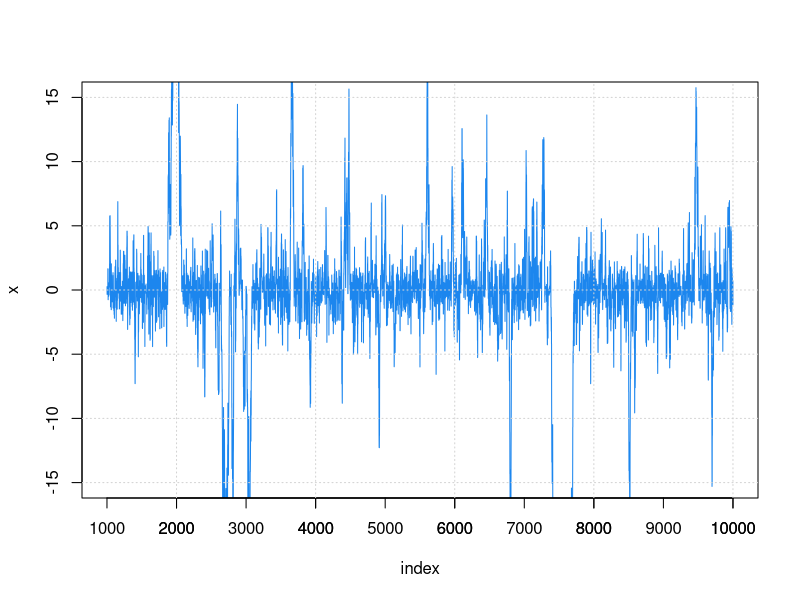
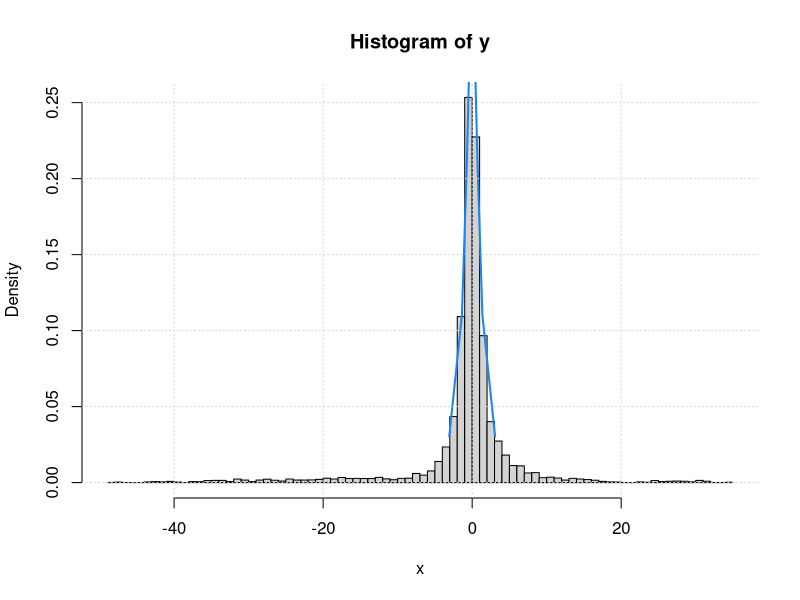
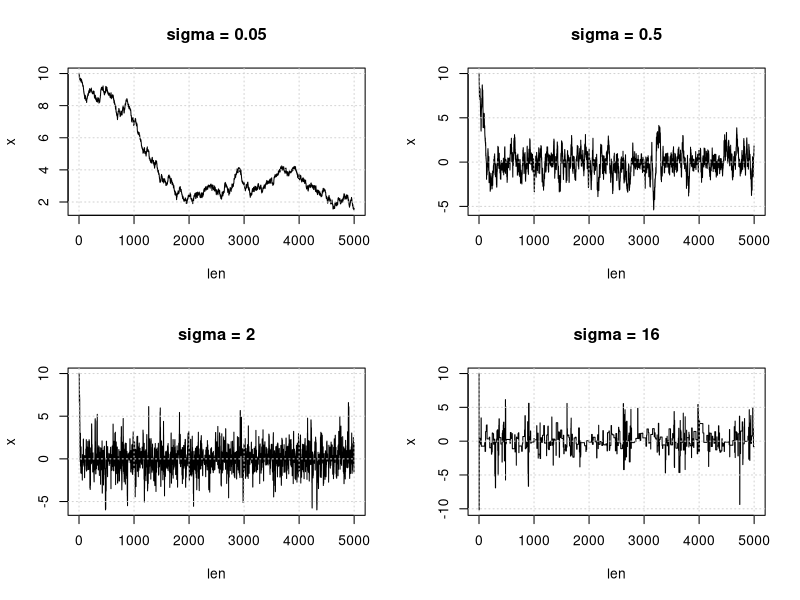
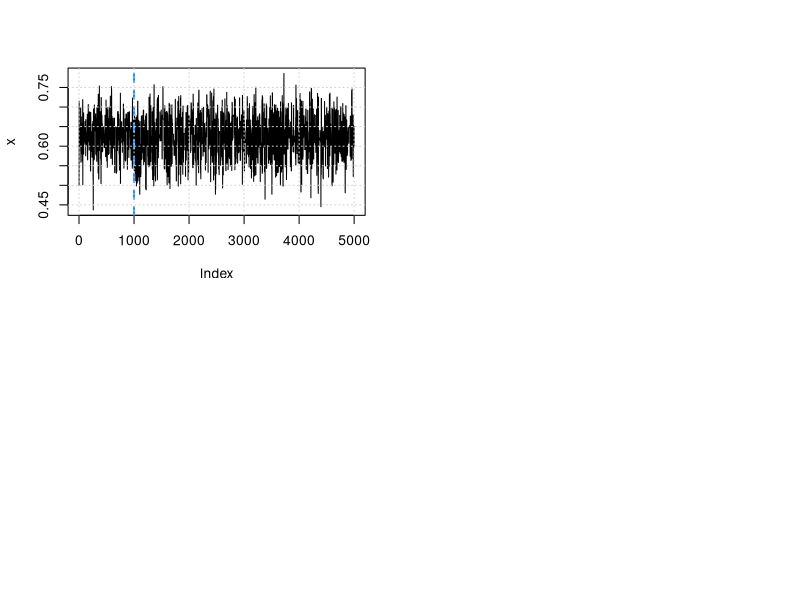
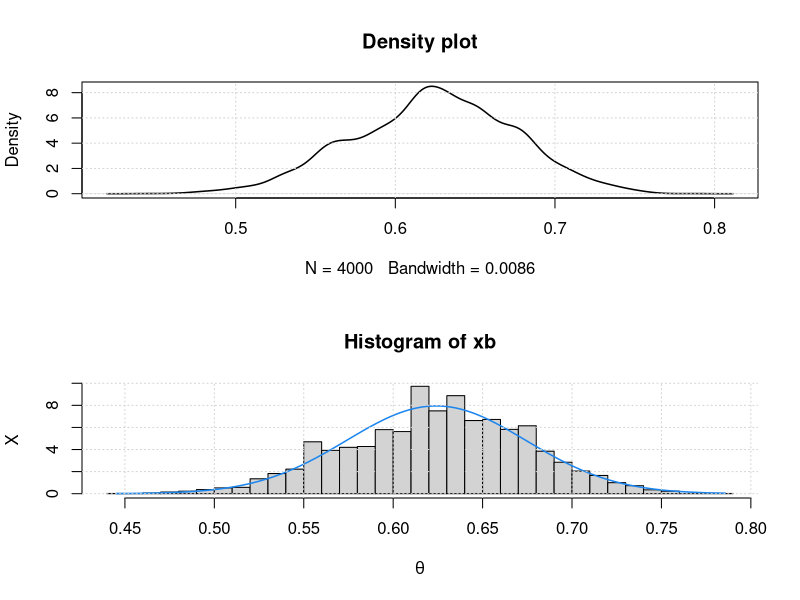
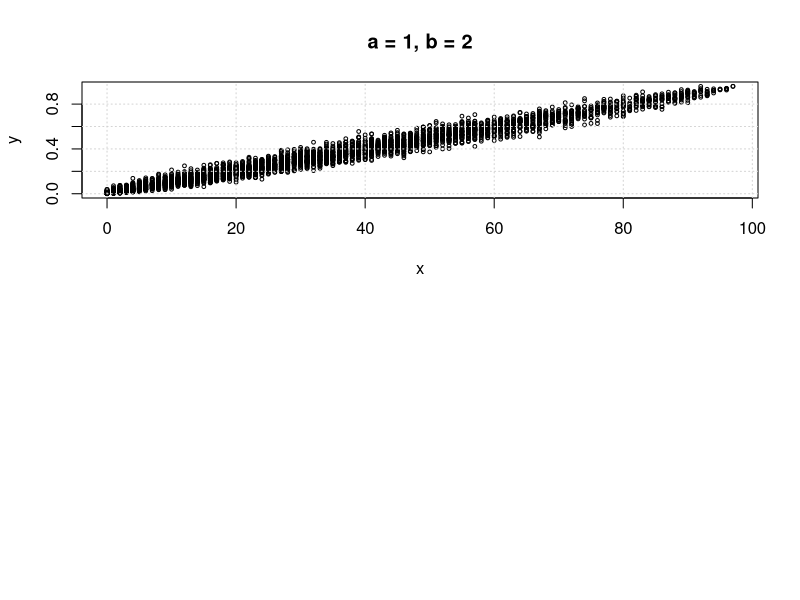
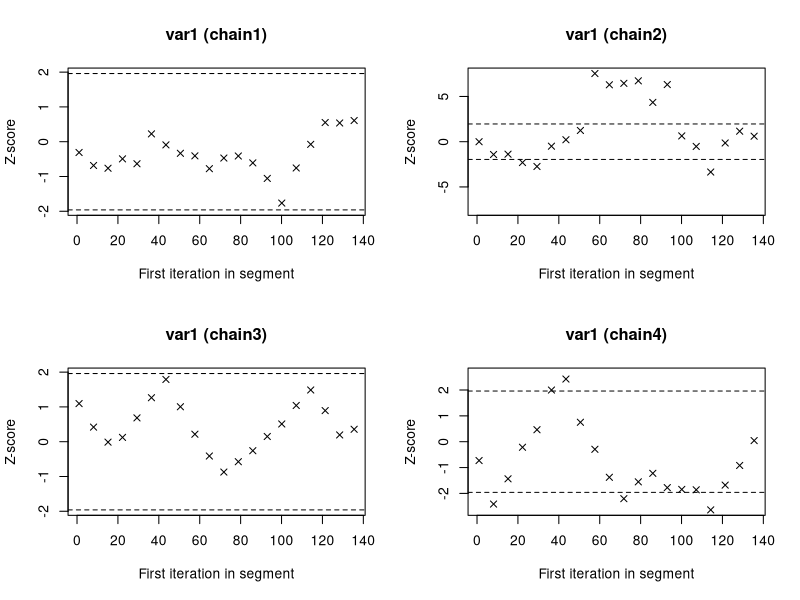

R code for these plots, in order:
## ---- chunk 1
set.seed(27)
# cauchy density
f1 <- function(x) {
  1/(pi*(1 + x^2))
} 

# initialize parameters
m = 10000
b = 1001 # burn-in period
x = numeric(m)
x[1] = rnorm(1, 0, 2)
k = 0 # count the number of times y is rejected
u = runif(m)

# run the chain
for (i in 2:m) {
  xt = x[i-1]
  y = rnorm(1, xt, 2)
  num = f1(y) * dnorm(xt, y, 2)
  den = f1(xt) * dnorm(y, xt, 2)
  if (u[i] <= num/den) {
    x[i] = y
    }  
  else {
    x[i] = xt
    k = k + 1 # y is rejected
  }
}

index = b:m
y = x[index]
prob = seq(0.1, 0.9, 0.1)
# standard cauchy
std_cauchy = qcauchy(prob)
# simulation
sim_cauchy = quantile(y, prob)
rbind(std_cauchy, sim_cauchy)
## ---- chunk 2
plot(index, y, type = "l", main = "", ylab = "x", col = "dodgerblue2", ylim = c(-15, 15))
axis(1, at = seq(1000, 10000, by = 1000)) 
grid()
## ---- chunk 3
hist(y, breaks = "scott", xlab = "x", freq = FALSE)
lines(std_cauchy, f1(std_cauchy), col = "dodgerblue2", lwd = 2)
grid()
## ---- chunk 4
# Laplace density
f2 <- function(x) {
  0.5 * exp(-abs(x))
} 

# write a function
rw.Metropolis <- function(sigma, x0, N) {
  x = numeric(N)
  x[1] = x0
  u = runif(N)
  k = 0 # number of accepted proposals
  for (i in 2:N) {
    y = rnorm(1, x[i-1], sigma) # proposal
    ratio = f2(y) / f2(x[i-1])
    accept = (u[i] <= ratio)
    x[i] = y*accept + x[i-1]*(1-accept)
    k = k + accept
  }
  return(list(x = x, k = k))
}

# Let's try with 4 different choices for sigma
N = 5000
sigma = c(0.05, 0.5, 2, 16)
x0 = 10

rw1 = rw.Metropolis(sigma[1], x0, N)
rw2 = rw.Metropolis(sigma[2], x0, N)
rw3 = rw.Metropolis(sigma[3], x0, N)
rw4 = rw.Metropolis(sigma[4], x0, N)

# how many we accepted in each case
print(c(rw1$k, rw2$k, rw3$k, rw4$k))
print(c(rw1$k, rw2$k, rw3$k, rw4$k)/5000)
## ---- chunk 5
par(mfrow = c(2, 2))
len = 1:5000
plot(len, rw1$x, ylab = "x", type = "l")
grid() 
title("sigma = 0.05")
plot(len, rw2$x, ylab = "x", type = "l")
grid() 
title("sigma = 0.5")
plot(len, rw3$x, ylab = "x", type = "l")
grid() 
title("sigma = 2")
plot(len, rw4$x, ylab = "x", type = "l")
grid() 
title("sigma = 16")
## ---- chunk 6
burnin = 500
prob = c(0.05, seq(0.1, 0.9, 0.1), 0.95)
Q = rmutil::qlaplace(prob) # Laplace quantiles
rw = cbind(rw1$x, rw2$x, rw3$x, rw4$x)
mc = rw[-burnin, ]
Qrw = apply(mc, 2, function(x) quantile(x, prob))
colnames(Qrw) = c("rw1", "rw2", "rw3", "rw4")
print(round(cbind(Q, Qrw), 3))
## ---- chunk 7
# initialize parameters
theta = 0.5 # actual value of theta
w = 0.25 # width of uniform support of proposal
m = 5000 # length of chain
sample = c(125, 18, 20, 34)
x = numeric(m)

# define a function proportional to the target density
prob <- function(y, count) {
  # compute (without the constant) the target density
  if (y < 0 || y > 1)
    return(0)
  else
    return((1/2 + y/4)^count[1] * ((1-y)/4)^count[2] * ((1-y)/4)^count[3] * (y/4)^count[4])
}

# set up the chain
u = runif(m)
v = runif(m, -w, w) # proposal increments
x[1] = 0.5 # initial value
for (i in 2:m) {
  y = x[i-1] + v[i]
  if (u[i] <= prob(y, sample) / prob(x[i-1], sample))
    x[i] = y
  else
    x[i] = x[i-1]
}
## ---- chunk 8
print(mean(x))
## ---- chunk 9
xb = x[1001:m]
plot(x, type = "l")
abline(v = 1000, lty = 2, col = "dodgerblue", lwd = 2)
grid()
## ---- chunk 10
par(mfrow=c(2, 1))
# density estimate
plot(density(xb), lwd = 1.5, main = "Density plot")
grid()

# histogram
hist(xb, prob = TRUE, xlab = bquote(theta), ylab = "X", breaks = 30)
z = seq(min(xb), max(xb), length = 1000)
lines(z, dnorm(z, mean(xb), sd(xb)), col = "dodgerblue2", lwd = 1.5)
grid()
## ---- chunk 11
gibbs <- function(n, a, b) {
  N = 5000
  X = matrix (0, N, 2) # store chain
  
  # run the chain
  X[1, ] = c(floor(n/2), a/(a+b)) # initial value
  for (i in 2:N) {
    y = X[i-1, 2]
    X[i, 1] = rbinom(1, n, y)
    x = X[i, 1]
    X[i, 2] = rbeta(1, x+a, n-x+b)
  }
  chain = X[1001:N, ]
  return(chain)
}
## ---- chunk 12
sample = gibbs(100, 1, 2)

# mean and variance of the chain after deleting 1000 burn-in draws
## mean
apply(sample, 2, mean)

## sd
apply(sample, 2, sd)
## ---- chunk 13
## plot chain
plot(sample, cex = 0.5, xlab = "x", ylab = "y", main = "a = 1, b = 2")
grid()
## ---- chunk 14
library(coda)
# define Gelman-Rubin method
Gelman.Rubin <- function(psi) {
  psi = as.matrix(psi)
  n = ncol(psi)
  k = nrow(psi)
  
  psi.means = rowMeans(psi) # row means
  B = n * var(psi.means) # between variance est.
  psi.w = apply(psi, 1, "var") # within variances
  W = mean(psi.w) # within variance est.
  v.hat = W*(n-1)/n + (B/n) # upper variance est.
  r.hat = v.hat/W  # Gelman-Rubin statistics
  return(r.hat)
}
## ---- chunk 15
b = 0.2 # actual value of beta
w = 0.25 # width of the uniform support set
m = 5000 # length of the chain

# generate the observed frequencies of winners
i = sample(1:5, size = 250, replace = TRUE, 
           prob = c(1, 1-b, 1-2*b, 2*b, b))
win = tabulate(i)

# compute the target density
prob <- function(y, win) {
  if (y < 0||y >= 0.5)
    return(0)
    return((1/3)^win[1] * ((1-y)/3)^win[2] * 
             ((1-2*y)/3)^win[3] * ((2*y)/3)^win[4] * 
             (y/3)^win[5])
}
## ---- chunk 16
k = 4  #number of chains to generate
x = as.matrix(c(0.1, 0.2, 0.3, 0.4)) # beta should be in (0, 0.5)

invest.chain <- function(x) {
  xi = numeric(nrow(x))
  
  for (i in 1:length(xi)) {
    v = runif(1, -w, w) # proposal increment
    xt = x[i, ncol(x)]
    y = xt + v
    ratio = prob(y, win)/prob(xt, win)
    u = runif(1)
    if (u <= ratio) xi[i] = y else {
      xi[i] = xt  # y is rejected
    }
  }
  return(cbind(x, xi))
}

r.hat = 10
while(r.hat >= 1.2) {   #continuing the chain till it converges
  x = invest.chain(x)
  psi = t(apply(x, 1, cumsum))
  
  for (i in 1:nrow(psi)) {
    psi[i, ] = psi[i, ] / (1:ncol(psi))}
  r.hat = Gelman.Rubin(psi)
}

# When the chain converges
conv = ncol(x)
conv

# What is the value of r.hat when it converges
r.hat
## ---- chunk 17
# Use coda package to check convergence by the G-R method
x.mcmc = mcmc.list(as.mcmc(x[1, ]), as.mcmc(x[2, ]),
                   as.mcmc(x[3, ]), as.mcmc(x[4, ]))

z_value = round(c(geweke.diag(x.mcmc)[[1]]$z, geweke.diag(x.mcmc)[[2]]$z,
            geweke.diag(x.mcmc)[[3]]$z, geweke.diag(x.mcmc)[[4]]$z), 4)

z_value
## ---- chunk 18
par(mfrow=c(2,2))
geweke.plot(x.mcmc, auto.layout = FALSE)
